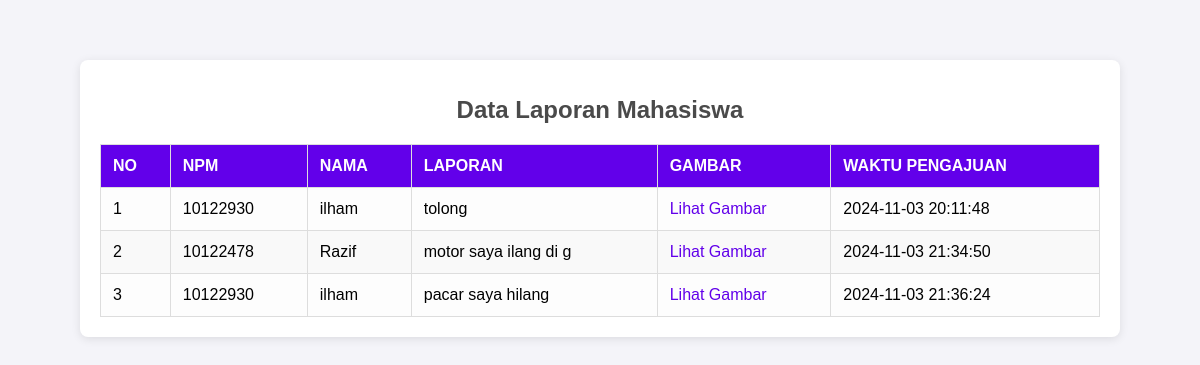
The app's page /admin_view.php with its own data.
### tables this page shows
CREATE TABLE `reports` (
  `id` int(11) NOT NULL,
  `npm` char(8) NOT NULL,
  `name` varchar(50) NOT NULL,
  `report` text NOT NULL,
  `image_path` varchar(255) DEFAULT NULL,
  `submitted_at` timestamp NOT NULL DEFAULT current_timestamp()
);

### admin_view.php (the view, shortened to what this page needs)
<!DOCTYPE html>
<html lang="en">
<head>
    <link rel="stylesheet" href="admin.css">
</head>
<body>
    <div class="admin-wrapper">
        <h1>Data Laporan Mahasiswa</h1>
        <table class="admin-table">
            <thead>
                <tr>
                    <th>No</th>
                    <th>NPM</th>
                    <th>Nama</th>
                    <th>Laporan</th>
                    <th>Gambar</th>
                    <th>Waktu Pengajuan</th>
                </tr>
            </thead>
            <tbody>
                <?php
                $servername = "localhost";
                $username = "sqluser";
                $password = "password";
                $dbname = "semlima_db";
                $conn = new mysqli($servername, $username, $password, $dbname);
                $sql = "SELECT id, npm, name, report, image_path, submitted_at FROM reports ORDER BY id ASC";
                $result = $conn->query($sql);
                $counter = 1;
                if ($result->num_rows > 0):
                    while ($row = $result->fetch_assoc()): ?>
                        <tr>
                            <td><?php echo $counter++; ?></td>
                            <td><?php echo $row['npm']; ?></td>
                            <td><?php echo $row['name']; ?></td>
                            <td><?php echo $row['report']; ?></td>
                            <td>
                                <?php if ($row['image_path']): ?>
                                    <a href="<?php echo $row['image_path']; ?>" target="_blank">Lihat Gambar</a>
                                <?php else: ?>
                                    Tidak ada gambar
                                <?php endif; ?>
                            </td>
                            <td><?php echo $row['submitted_at']; ?></td>
                        </tr>
                    <?php endwhile;
                else: ?>
                    <tr>
                        <td colspan="6">Tidak ada data yang tersedia</td>
                    </tr>
                <?php endif;
                ?>
            </tbody>
        </table>
    </div>
</body>
</html>

### admin.css (style rules this page uses)
body { font-family: 'Arial', sans-serif; background-color: #f4f4f9; margin: 0; padding: 20px; }
.admin-wrapper { background-color: #fff; padding: 20px; border-radius: 8px; box-shadow: 0 2px 10px rgba(0, 0, 0, 0.1); max-width: 1000px; margin: auto; margin-top: 40px; }
.admin-wrapper h1 { text-align: center; color: #4a4a4a; font-size: 24px; margin-bottom: 20px; }
.admin-table { width: 100%; border-collapse: collapse; margin-top: 20px; }
.admin-table th, .admin-table td { border: 1px solid #ddd; padding: 12px; text-align: left; }
.admin-table th { background-color: #6200ea; color: #fff; font-weight: bold; text-transform: uppercase; }
.admin-table td { background-color: #fdfdfd; }
.admin-table tr:nth-child(even) td { background-color: #f9f9f9; }
.admin-table td a { color: #6200ea; text-decoration: none; }

### records on screen
reports: npm "10122930", name "ilham", report "tolong", submitted_at "2024-11-03 20:11:48"
reports: npm "10122478", name "Razif", report "motor saya ilang di g", submitted_at "2024-11-03 21:34:50"
reports: npm "10122930", name "ilham", report "pacar saya hilang", submitted_at "2024-11-03 21:36:24"
